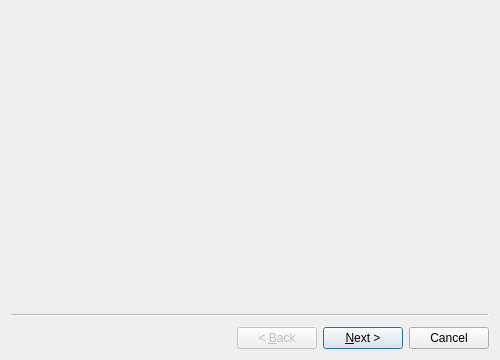
<?xml version="1.0" encoding="UTF-8"?>
<ui version="4.0">
 <class>Wizard</class>
 <widget class="QWizard" name="Wizard">
  <property name="geometry">
   <rect>
    <x>0</x>
    <y>0</y>
    <width>500</width>
    <height>360</height>
   </rect>
  </property>
  <property name="windowTitle">
   <string>Datasource Conversion</string>
  </property>
  <widget class="QWizardPage" name="inputWizardPage">
   <layout class="QGridLayout" name="gridLayout_3"/>
  </widget>
  <widget class="QWizardPage" name="outputWizardPage">
   <layout class="QGridLayout" name="gridLayout_2">
    <item row="0" column="0">
     <widget class="DatasourceSelectionWidget" name="widget_2" native="true"/>
    </item>
    <item row="1" column="0">
     <layout class="QGridLayout" name="dbGridLayout_2"/>
    </item>
   </layout>
  </widget>
  <widget class="QWizardPage" name="mappingWizardPage">
   <layout class="QGridLayout" name="gridLayout">
    <item row="0" column="0">
     <widget class="QTableWidget" name="tableWidget"/>
    </item>
   </layout>
  </widget>
 </widget>
 <customwidgets>
  <customwidget>
   <class>DatasourceSelectionWidget</class>
   <extends>QWidget</extends>
   <header>DsgTools.gui.CustomWidgets.SelectionWidgets.datasourceSelectionWidget.h</header>
   <container>1</container>
  </customwidget>
 </customwidgets>
 <resources/>
 <connections/>
</ui>
